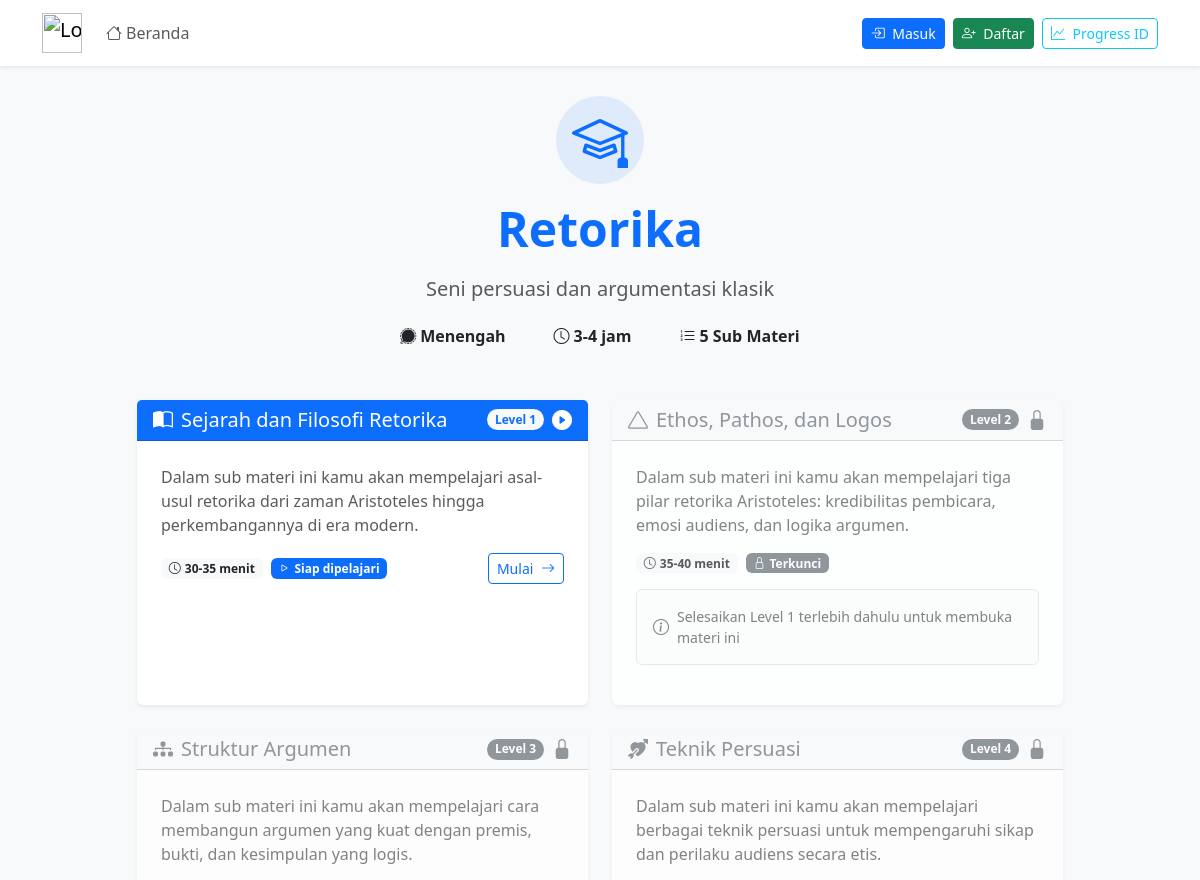
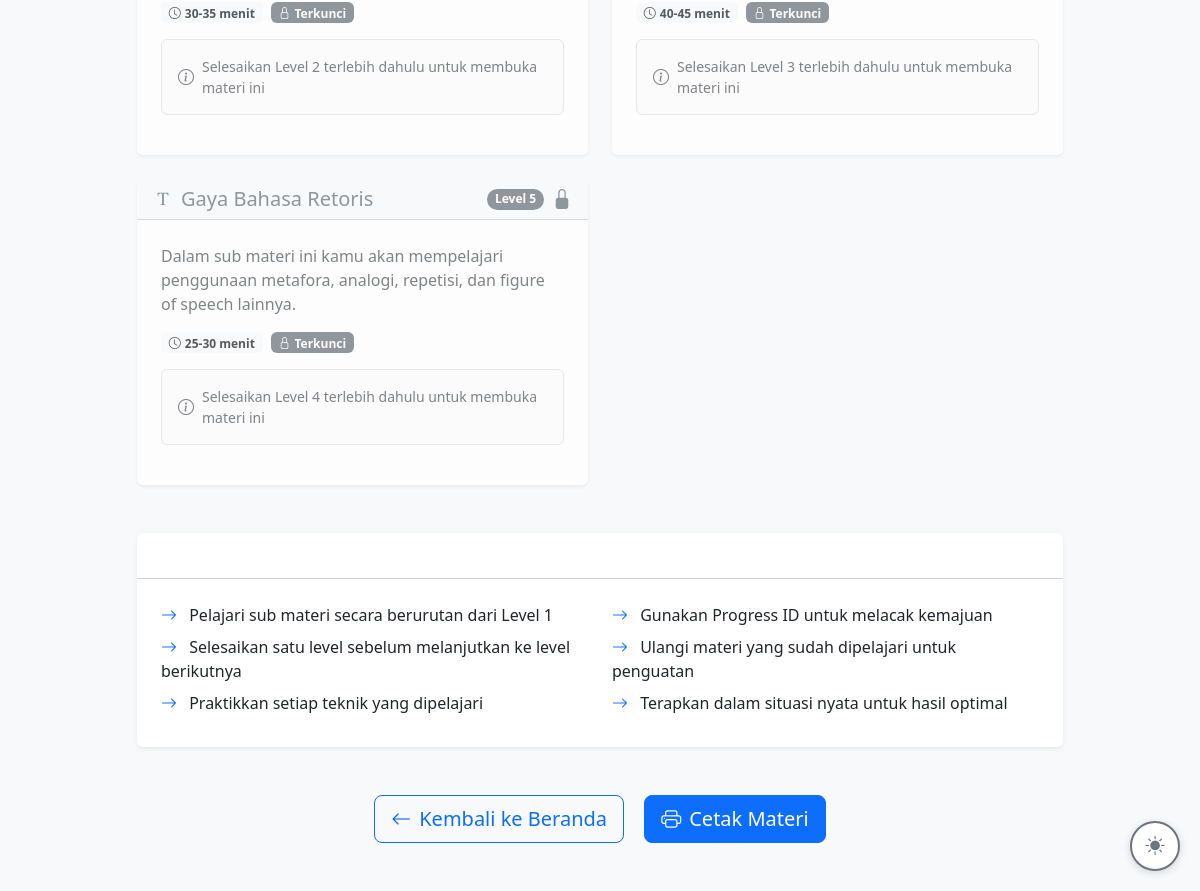
Screenshot of /pages/material.php?material_key=retorika with the database file from the repository (2 pictures, top to bottom).
### tables this page shows
CREATE TABLE `materials` (
  `id` int(11) NOT NULL,
  `material_key` varchar(50) NOT NULL,
  `name` varchar(100) NOT NULL,
  `description` text DEFAULT NULL,
  `icon` varchar(50) DEFAULT NULL,
  `difficulty` enum('Pemula','Menengah','Lanjutan') DEFAULT 'Pemula',
  `duration` varchar(20) DEFAULT NULL,
  `is_active` tinyint(1) DEFAULT 1,
  `created_at` timestamp NOT NULL DEFAULT current_timestamp(),
  `deleted_at` timestamp NULL DEFAULT NULL
);

CREATE TABLE `submaterials` (
  `id` int(11) NOT NULL,
  `material_key` varchar(50) NOT NULL,
  `submaterial_key` varchar(50) NOT NULL,
  `title` varchar(200) NOT NULL,
  `description` text DEFAULT NULL,
  `level` int(11) DEFAULT 1,
  `icon` varchar(50) DEFAULT 'bi-circle',
  `duration` varchar(20) DEFAULT NULL,
  `is_active` tinyint(1) DEFAULT 1,
  `sort_order` int(11) DEFAULT 0,
  `created_at` timestamp NOT NULL DEFAULT current_timestamp(),
  `deleted_at` timestamp NULL DEFAULT NULL
);

### includes/functions.php (called while the page is built, shortened)
<?php
class Database {
    private static $instance = null;
    private $pdo;
    private function __construct() {
        $configPath = __DIR__ . '/../config/database.php';
        if (file_exists($configPath)) {
            $config = include $configPath;
        }
        try {
            $dsn = "mysql:host={$config['host']};dbname={$config['database']};charset={$config['charset']}";
            $options = [
                PDO::ATTR_ERRMODE => PDO::ERRMODE_EXCEPTION,
                PDO::ATTR_DEFAULT_FETCH_MODE => PDO::FETCH_ASSOC,
                PDO::ATTR_EMULATE_PREPARES => false,
            ];
            $this->pdo = new PDO($dsn, $config['username'], $config['password'], $options);
        } catch (PDOException $e) {
            die('Database connection failed: ' . $e->getMessage());
        }
    }
    public static function getInstance() {
        if (self::$instance === null) {
            self::$instance = new self();
        }
        return self::$instance;
    }
    public function getPDO() {
        return $this->pdo;
    }
}
function getDB() {
    return Database::getInstance()->getPDO();
}
function e($string) {
    return htmlspecialchars($string, ENT_QUOTES, 'UTF-8');
}
function getMaterialInfo($materialKey) {
    try {
        $db = getDB();
        $stmt = $db->prepare("SELECT * FROM materials WHERE material_key = ? AND is_active = 1");
        $stmt->execute([$materialKey]);
        $result = $stmt->fetch();
        return $result;
    } catch (Exception $e) {
        return [
            'material_key' => $materialKey,
            'name' => ucwords(str_replace('-', ' ', $materialKey)),
            'description' => 'Pelajari materi pembelajaran yang menarik dan bermanfaat',
            'icon' => 'bi-book',
            'difficulty' => 'Pemula',
            'duration' => '2-3 jam'
        ];
    }
}
function getSubmaterials($materialKey, $userId = null, $progressId = null) {
    try {
        $db = getDB();
        $stmt = $db->prepare("
            SELECT * FROM submaterials
            WHERE material_key = ? AND is_active = 1
            ORDER BY sort_order, level
        ");
        $stmt->execute([$materialKey]);
        $submaterials = $stmt->fetchAll();
        return $submaterials;
    } catch (Exception $e) {
        return [];
    }
}
?>

### pages/material.php (the view, shortened to what this page needs)
<link rel="stylesheet" href="<?php echo $basePath; ?>assets/css/materials.css">
<?php
include __DIR__ . '/../includes/functions.php';
$materialKey = $_GET['material_key'] ?? $_GET['material_id'] ?? $_GET['material'] ?? null;
$progressId = $_GET['progress_id'] ?? $_SESSION['progress_id'] ?? null;
$currentUser = getCurrentUser();
$userId = $currentUser ? $currentUser['user_id'] : null;
$materialInfo = getMaterialInfo($materialKey);
$submaterials = getSubmaterials($materialKey, $userId, $progressId);
$totalCount = count($submaterials);
include __DIR__ . '/../includes/header.php';
?>
<div class="container py-5 mt-5">
    <div class="row justify-content-center">
        <div class="col-lg-10">
            <div class="text-center mb-5" data-aos="fade-up">
                <div class="d-inline-block p-3 bg-primary bg-opacity-10 rounded-circle mb-3">
                    <i class="<?php echo e($materialInfo['icon']); ?> display-4 text-primary"></i>
                </div>
                <h1 class="display-5 fw-bold text-primary mb-3"><?php echo e($materialInfo['name']); ?></h1>
                <p class="lead text-muted"><?php echo e($materialInfo['description']); ?></p>
                <div class="d-flex justify-content-center gap-3 mt-3">
                    <span class="badge bg-light text-dark fs-6 px-3 py-2">
                        <i class="bi bi-signal me-1"></i><?php echo e($materialInfo['difficulty']); ?>
                    </span>
                    <span class="badge bg-light text-dark fs-6 px-3 py-2">
                        <i class="bi bi-clock me-1"></i><?php echo e($materialInfo['duration']); ?>
                    </span>
                    <span class="badge bg-light text-dark fs-6 px-3 py-2">
                        <i class="bi bi-list-ol me-1"></i><?php echo $totalCount; ?> Sub Materi
                    </span>
                </div>
            </div>
            <div class="row g-4">
                <?php
                $delay = 200;
                foreach ($submaterials as $index => $submaterial):
                    $isLocked = false;
                    $canAccess = true;
                    if ($submaterial['level'] > 1) {
                        $prevCompleted = false;
                        if (!$prevCompleted) {
                            $isLocked = true;
                            $canAccess = false;
                        }
                    }
                    $cardClass = 'h-100 border-0 shadow-sm';
                    if ($isLocked) {
                        $cardClass .= ' opacity-75';
                    } else {
                        $cardClass .= ' hover-card';
                    }
                    if ($submaterial['is_completed']) {
                        $headerClass = 'bg-success text-white';
                        $statusIcon = 'bi-check-circle-fill';
                    } elseif ($isLocked) {
                        $headerClass = 'bg-light text-muted';
                        $statusIcon = 'bi-lock-fill';
                    } else {
                        $headerClass = 'bg-primary text-white';
                        $statusIcon = 'bi-play-circle-fill';
                    }
                ?>
                    <div class="col-lg-6" data-aos="fade-up" data-aos-delay="<?php echo $delay; ?>">
                        <div class="card <?php echo $cardClass; ?>">
                            <?php if ($canAccess): ?>
                                <a href="submaterial.php?material_key=<?php echo urlencode($materialKey); ?>&sub=<?php echo urlencode($submaterial['submaterial_key']); ?><?php echo ($progressId ? '&progress_id=' . urlencode($progressId) : ''); ?>"
                                   class="text-decoration-none">
                            <?php endif; ?>
                                <div class="card-header <?php echo $headerClass; ?> d-flex justify-content-between align-items-center">
                                    <h5 class="mb-0 d-flex align-items-center">
                                        <i class="<?php echo e($submaterial['icon']); ?> me-2"></i>
                                        <?php echo e($submaterial['title']); ?>
                                    </h5>
                                    <div class="d-flex align-items-center gap-2">
                                        <span class="badge <?php echo $submaterial['is_completed'] ? 'bg-light text-success' : ($isLocked ? 'bg-secondary' : 'bg-light text-primary'); ?> rounded-pill">
                                            Level <?php echo $submaterial['level']; ?>
                                        </span>
                                        <i class="<?php echo $statusIcon; ?> fs-5"></i>
                                    </div>
                                </div>
                                <div class="card-body p-4">
                                    <p class="text-muted mb-3"><?php echo e($submaterial['description']); ?></p>
                                    <div class="d-flex justify-content-between align-items-center mb-3">
                                        <div class="d-flex gap-2 flex-wrap">
                                            <?php if ($submaterial['duration']): ?>
                                                <span class="badge bg-light text-dark">
                                                    <i class="bi bi-clock me-1"></i><?php echo e($submaterial['duration']); ?>
                                                </span>
                                            <?php endif; ?>
                                            <?php if ($submaterial['is_completed']): ?>
                                                <span class="badge bg-success">
                                                    <i class="bi bi-check-circle me-1"></i>Selesai
                                                </span>
                                            <?php elseif ($isLocked): ?>
                                                <span class="badge bg-secondary">
                                                    <i class="bi bi-lock me-1"></i>Terkunci
                                                </span>
                                            <?php else: ?>
                                                <span class="badge bg-primary">
                                                    <i class="bi bi-play me-1"></i>Siap dipelajari
                                                </span>
                                            <?php endif; ?>
                                        </div>
                                        <?php if ($canAccess): ?>
                                            <span class="btn btn-sm <?php echo $submaterial['is_completed'] ? 'btn-outline-success' : 'btn-outline-primary'; ?>">
                                                <?php echo $submaterial['is_completed'] ? 'Ulangi' : 'Mulai'; ?>
                                                <i class="bi bi-arrow-right ms-1"></i>
                                            </span>
                                        <?php endif; ?>
                                    </div>
                                    <?php if ($isLocked): ?>
                                        <div class="alert alert-light border d-flex align-items-center" role="alert">
                                            <i class="bi bi-info-circle me-2 text-muted"></i>
                                            <small class="text-muted mb-0">
                                                Selesaikan Level <?php echo $submaterial['level'] - 1; ?> terlebih dahulu untuk membuka materi ini
                                            </small>
                                        </div>
                                    <?php endif; ?>
                                </div>
                            <?php if ($canAccess): ?>
                                </a>
                            <?php endif; ?>
                        </div>
                    </div>
                <?php
                    $delay += 100;
                endforeach;
                ?>
            </div>
            <div class="card border-0 shadow-sm mt-5" data-aos="fade-up" data-aos-delay="700">
                <div class="card-header bg-gradient text-white" style="background: linear-gradient(135deg, #667eea 0%, #764ba2 100%);">
                    <h4 class="mb-0">
                        <i class="bi bi-lightbulb me-2"></i>Tips Pembelajaran
                    </h4>
                </div>
                <div class="card-body p-4">
                    <div class="row">
                        <div class="col-md-6">
                            <ul class="list-unstyled mb-0">
                                <li class="mb-2">
                                    <i class="bi bi-arrow-right text-primary me-2"></i>
                                    Pelajari sub materi secara berurutan dari Level 1
                                </li>
                                <li class="mb-2">
                                    <i class="bi bi-arrow-right text-primary me-2"></i>
                                    Selesaikan satu level sebelum melanjutkan ke level berikutnya
                                </li>
                                <li class="mb-2">
                                    <i class="bi bi-arrow-right text-primary me-2"></i>
                                    Praktikkan setiap teknik yang dipelajari
                                </li>
                            </ul>
                        </div>
                        <div class="col-md-6">
                            <ul class="list-unstyled mb-0">
                                <li class="mb-2">
                                    <i class="bi bi-arrow-right text-primary me-2"></i>
                                    <?php if ($userId): ?>
                                        Progress Anda akan tersimpan otomatis
                                    <?php else: ?>
                                        Gunakan Progress ID untuk melacak kemajuan
                                    <?php endif; ?>
                                </li>
                                <li class="mb-2">
                                    <i class="bi bi-arrow-right text-primary me-2"></i>
                                    Ulangi materi yang sudah dipelajari untuk penguatan
                                </li>
                                <li class="mb-2">
                                    <i class="bi bi-arrow-right text-primary me-2"></i>
                                    Terapkan dalam situasi nyata untuk hasil optimal
                                </li>
                            </ul>
                        </div>
                    </div>
                </div>
            </div>
            <div class="text-center mt-5" data-aos="fade-up" data-aos-delay="800">
                <a href="../index.php" class="btn btn-outline-primary btn-lg me-3">
                    <i class="bi bi-arrow-left me-2"></i>Kembali ke Beranda
                </a>
                <button class="btn btn-primary btn-lg" onclick="window.print()">
                    <i class="bi bi-printer me-2"></i>Cetak Materi
                </button>
            </div>
        </div>
    </div>
</div>
<?php include '../includes/footer.php'; ?>

### assets/css/materials.css (style rules this page uses)
.hover-card { transition: all 0.3s ease; cursor: pointer; }
.card.opacity-75 { pointer-events: none; cursor: not-allowed; }
.card.opacity-75 .card-header { background-color: #f8f9fa !important; color: #6c757d !important; }
.badge.rounded-pill { font-size: 0.75rem; padding: 0.35em 0.65em; }

### assets/css/style.css (style rules this page uses)
body { background-color: #f8f9fa; min-height: 100vh; }

### rows the page displays
materials: name "Retorika", description "Seni persuasi dan argumentasi klasik", difficulty "Menengah", duration "3-4 jam"
submaterials: title "Sejarah dan Filosofi Retorika", level "1", description "Dalam sub materi ini kamu akan mempelajari asal-usul retorika dari zaman Aristoteles hingga perkembangannya di era modern.", duration "30-35 menit", shows "Siap dipelajari", shows "Mulai"
submaterials: title "Ethos, Pathos, dan Logos", level "2", description "Dalam sub materi ini kamu akan mempelajari tiga pilar retorika Aristoteles: kredibilitas pembicara, emosi audiens, dan logika argumen.", duration "35-40 menit", shows "Terkunci", $submaterial['level']-1 "1"
submaterials: title "Struktur Argumen", level "3", description "Dalam sub materi ini kamu akan mempelajari cara membangun argumen yang kuat dengan premis, bukti, dan kesimpulan yang logis.", duration "30-35 menit", shows "Terkunci", $submaterial['level']-1 "2"
submaterials: title "Teknik Persuasi", level "4", description "Dalam sub materi ini kamu akan mempelajari berbagai teknik persuasi untuk mempengaruhi sikap dan perilaku audiens secara etis.", duration "40-45 menit", shows "Terkunci", $submaterial['level']-1 "3"
submaterials: title "Gaya Bahasa Retoris", level "5", description "Dalam sub materi ini kamu akan mempelajari penggunaan metafora, analogi, repetisi, dan figure of speech lainnya.", duration "25-30 menit", shows "Terkunci", $submaterial['level']-1 "4"

### other values shown
$totalCount "5"
